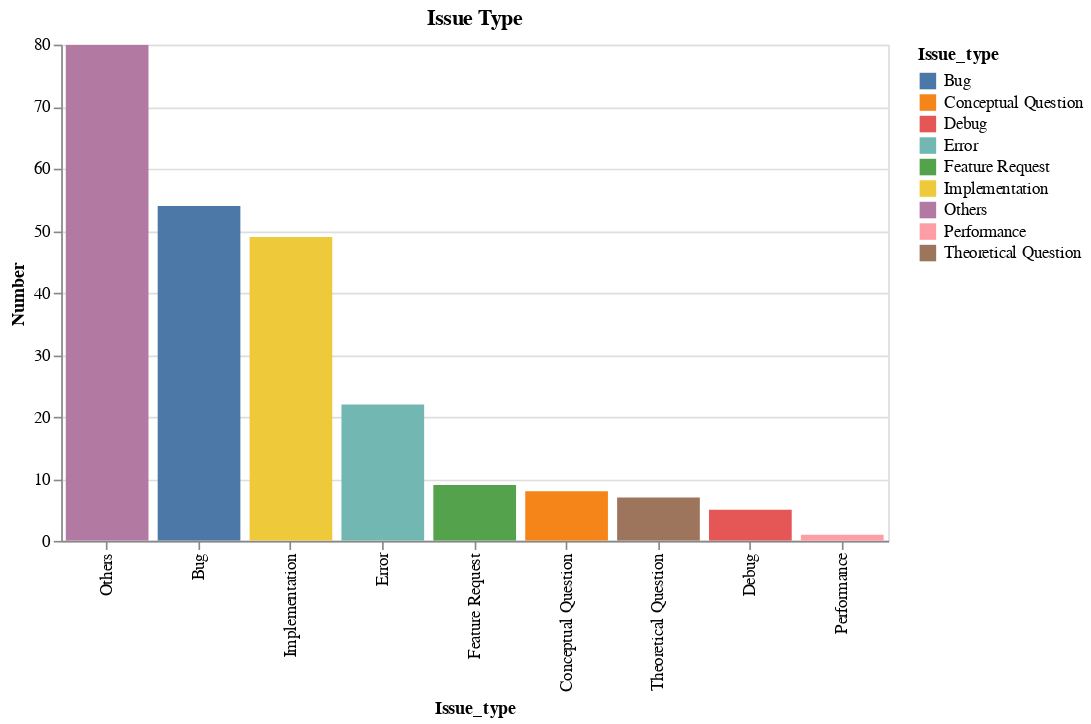

Notebook code for this chart:
### Code cell
# make the plot for better visutalization
import altair as alt 

# group the data by issue type and count the number of issues
group_issue_df = df_issues.groupby(["Issue_type"]).count().reset_index()

issue_type_chart = alt.Chart(group_issue_df).mark_bar().encode(
    x = alt.X("Issue_type:N", sort = "-y"),
    y = "Number:Q", 
    color="Issue_type:N",
    tooltip='Number'
).properties(
    title = "Issue Type",
    width = 500,
    height = 300
).interactive()

issue_type_chart

### Figure 1 — Vega-Lite specification as saved in the notebook (floating-point values rounded to 4 significant figures)
{"config": {"view": {"continuousWidth": 300, "continuousHeight": 300}}, "data": {"name": "data-27fda286e35ed8d3616dfc268ddb5494"}, "mark": {"type": "bar"}, "encoding": {"color": {"field": "Issue_type", "type": "nominal"}, "tooltip": {"field": "Number", "type": "quantitative"}, "x": {"field": "Issue_type", "sort": "-y", "type": "nominal"}, "y": {"field": "Number", "type": "quantitative"}}, "height": 300, "params": [{"name": "param_4", "select": {"type": "interval", "encodings": ["x", "y"]}, "bind": "scales"}], "title": "Issue Type", "width": 500, "$schema": "https://vega.github.io/schema/vega-lite/v5.20.1.json", "datasets": {"data-27fda286e35ed8d3616dfc268ddb5494": [{"Issue_type": "Bug", "Type": 54, "URL": 54, "Author": 54, "RepoName": 54, "RepoLanguage": 49, "Number": 54, "Title": 54, "Body": 54, "CreatedAt": 54, "ClosedAt": 22, "UpdatedAt": 54, "State": 54, "ChatgptSharing": 54, "Prompt": 54}, {"Issue_type": "Conceptual Question", "Type": 8, "URL": 8, "Author": 8, "RepoName": 8, "RepoLanguage": 5, "Number": 8, "Title": 8, "Body": 8, "CreatedAt": 8, "ClosedAt": 2, "UpdatedAt": 8, "State": 8, "ChatgptSharing": 8, "Prompt": 8}, {"Issue_type": "Debug", "Type": 5, "URL": 5, "Author": 5, "RepoName": 5, "RepoLanguage": 5, "Number": 5, "Title": 5, "Body": 5, "CreatedAt": 5, "ClosedAt": 3, "UpdatedAt": 5, "State": 5, "ChatgptSharing": 5, "Prompt": 5}, {"Issue_type": "Error", "Type": 22, "URL": 22, "Author": 22, "RepoName": 22, "RepoLanguage": 21, "Number": 22, "Title": 22, "Body": 22, "CreatedAt": 22, "ClosedAt": 10, "UpdatedAt": 22, "State": 22, "ChatgptSharing": 22, "Prompt": 22}, {"Issue_type": "Feature Request", "Type": 9, "URL": 9, "Author": 9, "RepoName": 9, "RepoLanguage": 8, "Number": 9, "Title": 9, "Body": 9, "CreatedAt": 9, "ClosedAt": 5, "UpdatedAt": 9, "State": 9, "ChatgptSharing": 9, "Prompt": 9}, {"Issue_type": "Implementation", "Type": 49, "URL": 49, "Author": 49, "RepoName": 49, "RepoLanguage": 48, "Number": 49, "Title": 49, "Body": 49, "CreatedAt": 49, "ClosedAt": 23, "UpdatedAt": 49, "State": 49, "ChatgptSharing": 49, "Prompt": 49}, {"Issue_type": "Others", "Type": 80, "URL": 80, "Author": 80, "RepoName": 80, "RepoLanguage": 72, "Number": 80, "Title": 80, "Body": 80, "CreatedAt": 80, "ClosedAt": 36, "UpdatedAt": 80, "State": 80, "ChatgptSharing": 80, "Prompt": 80}, {"Issue_type": "Performance", "Type": 1, "URL": 1, "Author": 1, "RepoName": 1, "RepoLanguage": 1, "Number": 1, "Title": 1, "Body": 1, "CreatedAt": 1, "ClosedAt": 1, "UpdatedAt": 1, "State": 1, "ChatgptSharing": 1, "Prompt": 1}, {"Issue_type": "Theoretical Question", "Type": 7, "URL": 7, "Author": 7, "RepoName": 7, "RepoLanguage": 5, "Number": 7, "Title": 7, "Body": 7, "CreatedAt": 7, "ClosedAt": 1, "UpdatedAt": 7, "State": 7, "ChatgptSharing": 7, "Prompt": 7}]}}
